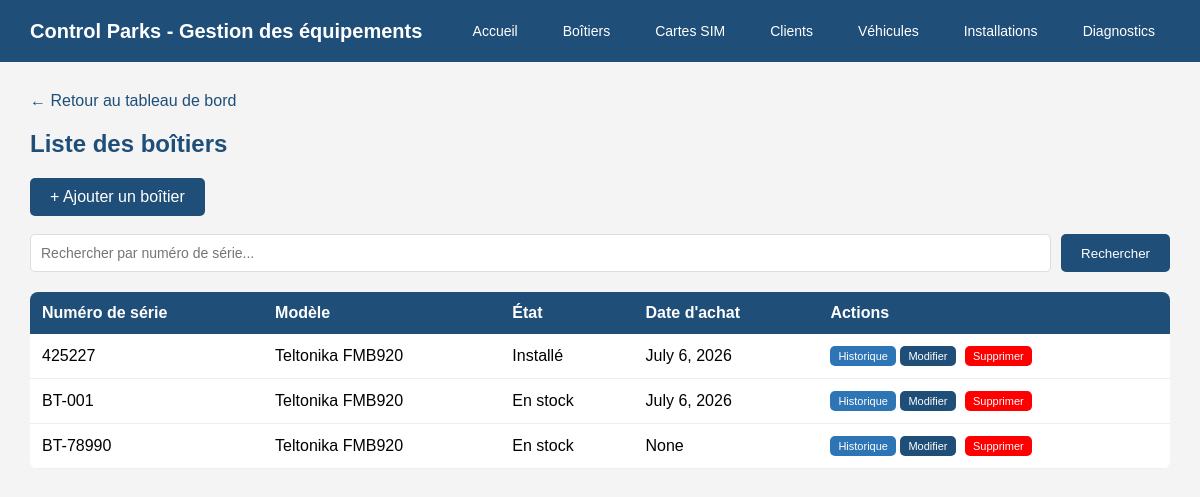
Screenshot of /boitiers/ with the database file from the repository.
### equipements/models.py (models this page shows, shortened)
class Boitier(models.Model):
    ETAT_CHOICES = [
        ("stock", "En stock"),
        ("installe", "Installé"),
        ("panne", "En panne"),
        ("retire", "Retiré"),
    ]
    numero_serie = models.CharField(max_length=100, unique=True)
    modele = models.ForeignKey(ModeleBoitier, on_delete=models.PROTECT, related_name="boitiers")
    date_achat = models.DateField(null=True, blank=True)
    etat = models.CharField(max_length=20, choices=ETAT_CHOICES, default="stock")

class ModeleBoitier(models.Model):
    nom = models.CharField(max_length=100, unique=True)
    description = models.TextField(blank=True)
    def __str__(self):
        return self.nom

### equipements/views.py (the view)
# urls.py: path('boitiers/', views.liste_boitiers, name='liste_boitiers'),
def liste_boitiers(request):
    query = request.GET.get('q', '')
    if query:
        boitiers = Boitier.objects.filter(numero_serie__icontains=query)
    else:
        boitiers = Boitier.objects.all()
    return render(request, 'equipements/boitiers/liste.html', {
        'boitiers': boitiers,
        'query': query
    })

### equipements/templates/equipements/boitiers/liste.html (shortened to what this page needs)
{% extends 'equipements/base.html' %}
{% block content %}
<a href="/" class="retour">← Retour au tableau de bord</a>
<h2>Liste des boîtiers</h2>
<a href="/boitiers/ajouter/" class="btn">+ Ajouter un boîtier</a>
<br><br>
<form method="GET" action="/boitiers/">
    <div style="display: flex; gap: 10px; margin-bottom: 20px;">
        <input type="text" name="q" value="{{ query }}" placeholder="Rechercher par numéro de série..." style="flex: 1; padding: 10px; border: 1px solid #ddd; border-radius: 5px; font-size: 14px;">
        <button type="submit" class="btn">Rechercher</button>
    </div>
</form>
<div style="overflow-x: auto; width: 100%;">
<table>
    <tr>
        <th>Numéro de série</th>
        <th>Modèle</th>
        <th>État</th>
        <th>Date d'achat</th>
        <th>Actions</th>
    </tr>
    {% for boitier in boitiers %}
    <tr>
        <td>{{ boitier.numero_serie }}</td>
        <td>{{ boitier.modele }}</td>
        <td>{{ boitier.get_etat_display }}</td>
        <td>{{ boitier.date_achat }}</td>
        <td>
            <a href="/boitiers/{{ boitier.id }}/historique/" class="btn" style="font-size:11px; padding:4px 8px; background-color:#2E75B6;">Historique</a>
            <a href="/boitiers/{{ boitier.id }}/modifier/" class="btn" style="font-size:11px; padding:4px 8px;">Modifier</a>
            <a href="/boitiers/{{ boitier.id }}/supprimer/" class="btn" style="font-size:11px; padding:4px 8px; background-color:red; margin-left:5px;">Supprimer</a>
        </td>
    </tr>
    {% empty %}
    <tr>
        <td colspan="5" style="text-align:center; color:#999;">Aucun boîtier trouvé.</td>
    </tr>
    {% endfor %}
</table>
</div>
{% endblock %}

### equipements/templates/equipements/base.html (style rules this page uses)
* { margin: 0; padding: 0; box-sizing: border-box; }
body { font-family: Arial, sans-serif; background-color: #f4f4f4; }
h2 { color: #1F4E79; margin-bottom: 20px; }
table { width: 100%; border-collapse: collapse; background: white; border-radius: 8px; overflow: hidden; }
th { background-color: #1F4E79; color: white; padding: 12px; text-align: left; }
td { padding: 12px; border-bottom: 1px solid #eee; }
.btn { background-color: #1F4E79; color: white; padding: 10px 20px; border: none; border-radius: 5px; cursor: pointer; text-decoration: none; display: inline-block; }
.retour { display: inline-block; margin-bottom: 20px; color: #1F4E79; text-decoration: none; }
input, select, textarea { width: 100%; padding: 10px; border: 1px solid #ddd; border-radius: 5px; font-size: 14px; }

### rows the page displays
Boitier: numero_serie "425227", modele "Teltonika FMB920", etat "Installé", date_achat "July 6, 2026"
Boitier: numero_serie "BT-001", modele "Teltonika FMB920", etat "En stock", date_achat "July 6, 2026"
Boitier: numero_serie "BT-78990", modele "Teltonika FMB920", etat "En stock", date_achat "None"
